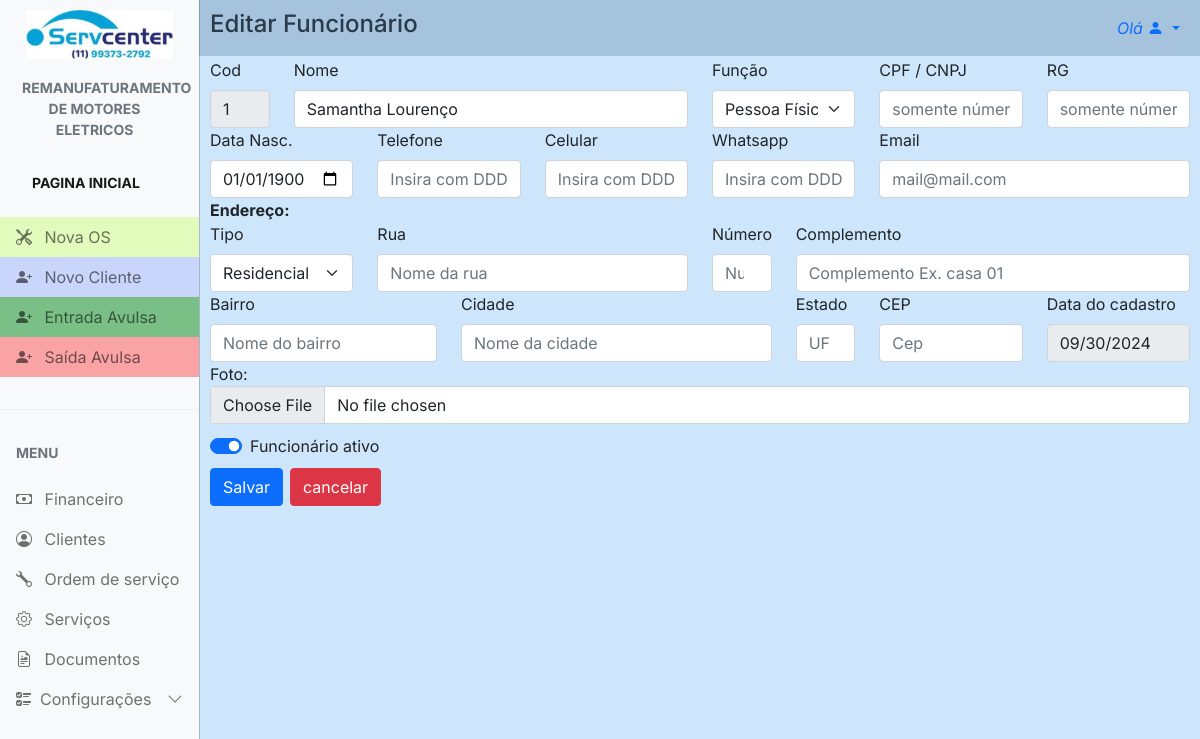
Screenshot of /employees/edit_employees/1 (signed in) with the database file from the repository.
### config/models.py (models this page shows, shortened)
class Config(models.Model):
    nome_empresa = models.CharField(max_length=100, blank=True, null=True)
    nome_fantasia = models.CharField(max_length=100, blank=True, null=True)
    responsavel = models.CharField(max_length=100, blank=True, null=True)
    atividade = models.CharField(max_length=100, blank=True, null=True)
    cnpj = models.CharField(max_length=20, blank=True, null=True)
    endereco = models.CharField(max_length=100, blank=True, null=True)
    numero = models.CharField(max_length=10, blank=True, null=True)
    bairro = models.CharField(max_length=50, blank=True, null=True)
    cidade = models.CharField(max_length=50, blank=True, null=True)
    estado = models.CharField(max_length=2, blank=True, null=True)
    cep = models.CharField(max_length=10, blank=True, null=True)
    logo1 = models.ImageField(upload_to='logos', blank=True, null=True)
    logo2 = models.ImageField(upload_to='logos', blank=True, null=True)
    obs = models.TextField(blank=True, null=True)
    data = models.DateField(blank=True, null=True)
    telefone = models.CharField(max_length=20, blank=True, null=True)
    whatsapp = models.CharField(max_length=20, blank=True, null=True)

### employees/models.py (models this page shows, shortened)
class Employees(models.Model):
    cod = models.AutoField(primary_key=True)
    func = models.CharField(max_length=15, default="Pessoa Física")
    nome = models.CharField(max_length=50)
    rg = models.CharField(max_length=11, null=True, blank=True)
    cpf = models.CharField(max_length=20, null=True, blank=True)
    data_nasc = models.DateField(null=True, blank=True)
    telefone = models.CharField(max_length=50, null=True, blank=True)
    celular = models.CharField(max_length=14, null=True, blank=True)
    whatsapp = models.CharField(max_length=14, null=True, blank=True)
    email = models.CharField(max_length=30, null=True, blank=True)
    ativo = models.BooleanField(null=True, blank=True)
    data_cadastro = models.DateField(auto_now_add=True, blank=True)
    foto = models.ImageField(upload_to="foto_cliente", null=True, blank=True)
    tipo_end = models.CharField(max_length=15, default="Residencial")
    rua = models.CharField(max_length=50, null=True, blank=True)
    numero = models.CharField(max_length=5, null=True, blank=True)
    compl = models.CharField(max_length=50, null=True, blank=True)
    bairro = models.CharField(max_length=50, null=True, blank=True)
    cidade = models.CharField(max_length=50, null=True, blank=True)
    uf = models.CharField(max_length=20, null=True, blank=True)
    cep = models.CharField(max_length=9, null=True, blank=True)

### employees/views.py (the view, shortened to what this page needs)
# urls.py: path('edit_employees/<int:cod>', views.edit_employees, name="edit_employees"),
@user_passes_test(lambda u: u.is_superuser)
def edit_employees(request, cod):
    if request.method == "GET":
        return render(request, 'edit_employees.html', {'cod': Employees.objects.get(cod=cod).cod,
                                                       'nome': Employees.objects.get(cod=cod).nome,
                                                       'func': Employees.objects.get(cod=cod).func,
                                                       'rg': Employees.objects.get(cod=cod).rg,
                                                       'cpf': Employees.objects.get(cod=cod).cpf,
                                                       'data_nasc': Employees.objects.get(cod=cod).data_nasc.strftime("%Y-%m-%d"),
                                                       'telefone': Employees.objects.get(cod=cod).telefone,
                                                       'celular': Employees.objects.get(cod=cod).celular,
                                                       'whatsapp': Employees.objects.get(cod=cod).whatsapp,
                                                       'email': Employees.objects.get(cod=cod).email,
                                                       'data_cadastro': Employees.objects.get(cod=cod).data_cadastro.strftime("%Y-%m-%d"),
                                                       'foto': Employees.objects.get(cod=cod).foto,
                                                       'rua': Employees.objects.get(cod=cod).rua,
                                                       'numero': Employees.objects.get(cod=cod).numero,
                                                       'compl': Employees.objects.get(cod=cod).compl,
                                                       "bairro": Employees.objects.get(cod=cod).bairro,
                                                       'cidade': Employees.objects.get(cod=cod).cidade,
                                                       'uf': Employees.objects.get(cod=cod).uf,
                                                       'cep': Employees.objects.get(cod=cod).cep,
                                                       'tipo_end': Employees.objects.get(cod=cod).tipo_end,
                                                       'ativo': Employees.objects.get(cod=cod).ativo,
                                                       })

### employees/templates/edit_employees.html (shortened to what this page needs)
{% extends "main.html" %} {% load static %} {% block 'head' %}
<link rel="stylesheet" href="{% static 'css/main.css' %}" />
<link rel="stylesheet" href="{% static 'clients/css/new_client.css' %}" />
{% endblock %} {% block 'main' %}
<div id="main" class="main">
  <div id="cad_cli_tit">
    <a>Editar Funcionário</a>
  </div>
  <form
    class="row g-6"
    action="{% url 'edit_employees' cod=cod %}"
    method="POST"
  >
    <div class="col-md-1">
      <label for="inputCod" class="form-label">Cod</label>
      <input
        type="number"
        readonly
        class="form-control"
        placeholder="Auto"
        name="inputCod"
        value="{{cod}}"
      />
    </div>
    <div class="col-md-5">
      <label for="inputNome" class="form-label">Nome</label>
      <input
        type="text"
        class="form-control"
        placeholder="Nome completo"
        name="inputNome"
        value="{{nome}}"
      />
    </div>
    <div class="col-md-2">
      <label for="inputTipo" class="form-label">Função</label>
      <select name="inputTipo" class="form-select" value="{{func}}">
        <option selected>{{func}}</option>
      </select>
    </div>
    <div class="col-md-2">
      <label for="inputCpf" class="form-label">CPF / CNPJ</label>
      <input
        type="text"
        class="form-control"
        placeholder="somente números"
        name="inputCpf"
        value="{{cpf}}"
      />
    </div>
    <div class="col-md-2">
      <label for="inputRg" class="form-label">RG</label>
      <input
        type="text"
        class="form-control"
        placeholder="somente números"
        name="inputRg"
        value="{{rg}}"
      />
    </div>
    <div class="col-md-2">
      <label for="imputNasc" class="form-label">Data Nasc.</label>
      <input
        type="date"
        value="{{data_nasc}}"
        class="form-control"
        name="inputNasc"
      />
    </div>
    <div class="col-md-2">
      <label for="inputTel" class="form-label">Telefone</label>
      <input
        type="text"
        class="form-control"
        placeholder="Insira com DDD"
        name="inputTel"
        value="{{telefone}}"
      />
    </div>
    <div class="col-md-2">
      <label for="inputCel" class="form-label">Celular</label>
      <input
        type="text"
        class="form-control"
        placeholder="Insira com DDD"
        name="inputCel"
        value="{{celular}}"
      />
    </div>
    <div class="col-md-2">
      <label for="inputWts" class="form-label">Whatsapp</label>
      <input
        type="text"
        class="form-control"
        placeholder="Insira com DDD"
        name="inputWts"
        value="{{whatsapp}}"
      />
    </div>
    <div class="col-md-4">
      <label for="inputEmail" class="form-label">Email</label>
      <input
        type="email"
        class="form-control"
        placeholder="mail@mail.com"
        name="inputEmail"
        value="{{email}}"
      />
    </div>
    <b>Endereço:</b>
    <div class="col-md-2">
      <label for="inputTipoEnd" class="form-label">Tipo</label>
      <select name="inputTipoEnd" class="form-select" value="{{tipo_end}}">
        <option selected>{{tipo_end}}</option>
      </select>
    </div>
    <div class="col-md-4">
      <label for="inputRua" class="form-label">Rua</label>
      <input
        type="text"
        class="form-control"
        placeholder="Nome da rua"
        name="inputRua"
        value="{{rua}}"
      />
    </div>
    <div class="col-md-1">
      <label for="inputNum" class="form-label">Número</label>
      <input
        type="number"
        class="form-control"
        placeholder="Numero"
        name="inputNum"
        value="{{numero}}"
      />
    </div>
    <div class="col-md-5">
      <label for="inputComp" class="form-label">Complemento</label>
      <input
        type="text"
        class="form-control"
        placeholder="Complemento Ex. casa 01"
        name="inputComp"
        value="{{compl}}"
      />
    </div>
    <div class="col-md-3">
      <label for="inputbai" class="form-label">Bairro</label>
      <input
        type="text"
        class="form-control"
        placeholder="Nome do bairro"
        name="inputBai"
        value="{{bairro}}"
      />
    </div>
    <div class="col-md-4">
      <label for="inputCid" class="form-label">Cidade</label>
      <input
        type="text"
        class="form-control"
        placeholder="Nome da cidade"
        name="inputCid"
        value="{{cidade}}"
      />
    </div>
    <div class="col-md-1">
      <label for="inputUf" class="form-label">Estado</label>
      <input type="text" class="form-control" placeholder="UF" name="inputUf" />
    </div>
    <div class="col-md-2">
      <label for="inputCep" class="form-label">CEP</label>
      <input
        type="text"
        class="form-control"
        placeholder="Cep"
        name="inputCep"
        value="{{cep}}"
      />
    </div>
    <div class="col-md-2">
      <label for="imput_data_cad" class="form-label">Data do cadastro</label>
      <input
        type="date"
        readonly
        class="form-control"
        name="data_cad"
        value="{{data_cadastro}}"
      />
    </div>
    <div class="col-12">
      <div class="form-group">
        <label for="foto">Foto:</label>
        <input
          type="file"
          class="form-control"
          id="foto"
          name="foto"
          value="{{foto}}"
        />
      </div>
    </div>
    <div class="col-12">
      <div class="form-check form-switch" id="cli_atv">
        <input
          class="form-check-input"
          type="checkbox"
          name="ativo"
          value="on"
          {% if ativo %}checked{% endif %}
        />
        <label class="form-check-label" for="gridCheck"> Funcionário ativo </label>
      </div>
    </div>
    <br />
    <div class="col-10">
      <button type="submit" class="btn btn-primary">Salvar</button>
    </div>
  </form>
  <div class="col-1">
    <a
      href="{% url 'employees' %}"
      id="canc_btn"
      type="submit"
      class="btn btn-danger"
      >cancelar</a
    >
  </div>
</div>
{% endblock%}

### templates/main.html (shortened to what this page needs)
{% load static %}
<!DOCTYPE html>
<html lang="en">
  <head>
    <link rel="stylesheet" href="{% static 'css/bootstrap.min.css'%}" />
    <link
      rel="stylesheet"
      href="https://cdn.jsdelivr.net/npm/bootstrap-icons@1.4.1/font/bootstrap-icons.css"
    />
    <link rel="stylesheet" href="{% static 'css/dataTables.bootstrap5.min.css' %}" />
    <link rel="stylesheet" href="{% static 'css/main.css' %}" />
    {% block 'head' %}{% endblock %}
  </head>
  <body>
    <div
      class="offcanvas offcanvas-start sidebar-nav bg-light"
      tabindex="-1"
      id="sidebar"
    >
      <div class="offcanvas-body p-0">
        <nav class="navbar-light">
          <ul class="navbar-nav">
            <li>
              <div class="text-muted small fw-bold text-uppercase px-3">
                <a href="{% url 'dashboard' %}">
                  {% if config.logo1 %}
                    <img id="logo" src="{{ config.logo1.url }}" alt="logo" />
                  {% else %}
                    <p>No logo available</p>
                  {% endif %}
                </a>
              </div>
            </li>
            <li id="tit_motores">
              <a href="{% url 'dashboard' %}" class="nav-link px-3 active">
                <div class="text-muted small fw-bold text-uppercase px-3 mb-3">
                  {{config.atividade}}
                </div>
              </a>
            </li>
            <li>
              <div class="text-muted small fw-bold text-uppercase px-3 mb-3">
                <a href="{% url 'dashboard' %}" class="nav-link px-3 active">Pagina Inicial</a>
              </div>
            </li>
            <li>
              <a id="n_os" href="{% url 'new_work_order' %}" class="nav-link px-3">
                <span class="me-2"><i class="bi bi-tools"></i></span>
                <span>Nova OS</span>
              </a>
            </li>
            <li>
              <a id="n_cli" href="{% url 'new_client' %}" class="nav-link px-3">
                <span class="me-2"><i class="bi bi-person-plus-fill"></i></span>
                <span>Novo Cliente</span>
              </a>
            </li>
            <li>
              <a id="in" href="{% url 'new_finance' %}" class="nav-link px-3">
                <span class="me-2"><i class="bi bi-person-plus-fill"></i></span>
                <span>Entrada Avulsa</span>
              </a>
            </li>
            <li>
              <a id="out" href="{% url 'new_finance_out' %}" class="nav-link px-3">
                <span class="me-2"><i class="bi bi-person-plus-fill"></i></span>
                <span>Saída Avulsa</span>
              </a>
            </li>
            <li class="my-4"><hr class="dropdown-divider bg-light" /></li>
            <li>
              <div class="text-muted small fw-bold text-uppercase px-3 mb-3">
                Menu
              </div>
            </li>
            {% if user.is_superuser %}
              <li>
                  <a href="{% url 'finance' %}" class="nav-link px-3">
                      <span class="me-2"><i class="bi bi-cash"></i></span>
                      <span>Financeiro</span>
                  </a>
              </li>
            {% endif %}
            <li>
              <a href="{% url 'clients' %}" class="nav-link px-3">
                <span class="me-2"><i class="bi bi-person-circle"></i></span>
                <span>Clientes</span>
              </a>
            </li>
            <li>
              <a href="{% url 'work_order' %}" class="nav-link px-3">
                <span class="me-2"><i class="bi bi-wrench"></i></span>
                <span>Ordem de serviço</span>
              </a>
            </li>
            <li>
              <a href="{% url 'services' %}" class="nav-link px-3">
                <span class="me-2"><i class="bi bi-gear"></i></span>
                <span>Serviços</span>
              </a>
            </li>
            <li>
              <a href="{% url 'documents' %}" class="nav-link px-3">
                <span class="me-2"><i class="bi bi-file-earmark-richtext"></i></span>
                <span>Documentos</span>
              </a>
            </li>
            <li>
              <a
                class="nav-link px-3 sidebar-link"
                data-bs-toggle="collapse"
                href="#layouts"
              >
                <span class="me-2"><i class="bi bi-ui-checks"></i></span>
                <span>Configurações</span>
                <span class="ms-auto">
                  <span class="right-icon">
                    <i class="bi bi-chevron-down"></i>
                  </span>
                </span>
              </a>
            </li>
          </ul>
        </nav>
      </div>
    </div>
    <nav class="navbar navbar-expand-lg" id="top_nav">
      <div  class="container-fluid">
        <div class="collapse navbar-collapse" id="topNavBar">
          <ul class="navbar-nav">
            <li class="nav-item dropdown">
              <a
                class="nav-link dropdown-toggle ms-2"
                href="#"
                role="button"
                data-bs-toggle="dropdown"
                aria-expanded="false"
              >
                <i>Olá {{request.user.first_name}}</i>
                <i class="bi bi-person-fill"></i>
              </a>
            </li>
          </ul>
        </div>
      </div>
    </nav>
    {% block 'main' %} {% endblock %}
  </body>
</html>

### rows the page displays
Config: logo1 (picture), atividade "REMANUFATURAMENTO DE MOTORES ELETRICOS"
Employees: inputNome "Samantha Lourenço", inputTipo "Pessoa Física", inputTipoEnd "Residencial"
